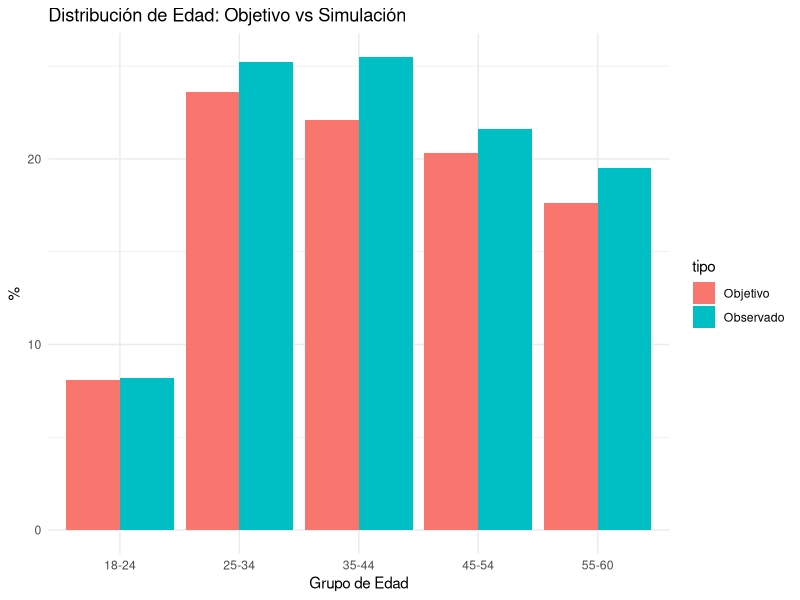
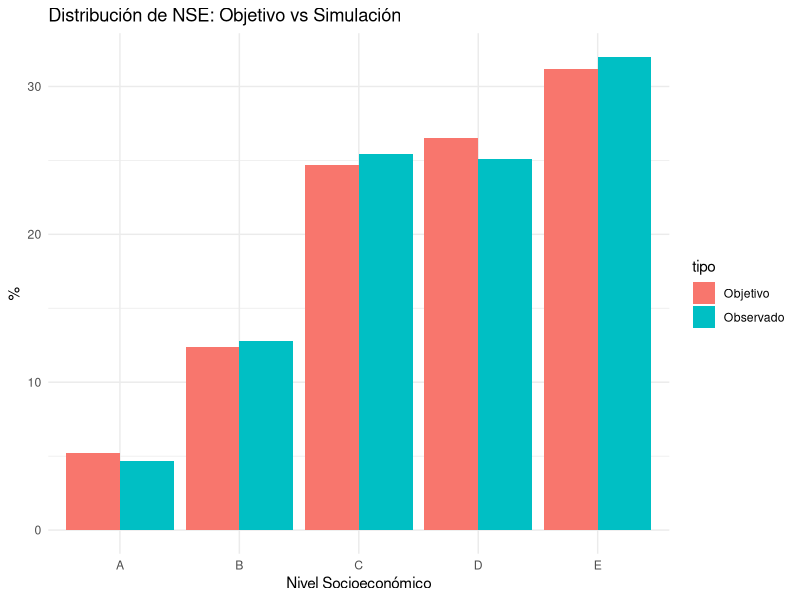

R code for these plots, in order:
## ---- chunk 1
install.packages("dplyr")
install.packages("ggplot2")
## ---- chunk 2

library(dplyr)
library(ggplot2)
## ---- chunk 3
set.seed(123)
n <- 1000
## ---- chunk 4

# Edad y sus proporciones 
grupos_edad <- list(
  "18-24" = 18:24,
  "25-34" = 25:34,
  "35-44" = 35:44,
  "45-54" = 45:54,
  "55-60" = 55:60
)

prop_edad <- c(
  "18-24" = 0.081,
  "25-34" = 0.236,
  "35-44" = 0.221,
  "45-54" = 0.203,
  "55-60" = 0.176
)

# Distribución NSE (según captura)
prop_nse <- c(
  "A" = 0.052,
  "B" = 0.124,
  "C" = 0.247,
  "D" = 0.265,
  "E" = 0.312
)
## ---- chunk 5

# Edad (asignando grupo según prop_edad y luego valor aleatorio dentro del rango)
grupo_asignado <- sample(names(grupos_edad), size=n, replace=TRUE, prob=prop_edad)
edad <- sapply(grupo_asignado, function(g) sample(grupos_edad[[g]], 1))

# Género (0=femenino, 1=masculino) – se asume 50/50
genero <- rbinom(n, size=1, prob=0.5)

# Nivel socioeconómico
nse <- sample(names(prop_nse), size=n, replace=TRUE, prob=prop_nse)

# Exposición a dieta (aleatorización 50/50)
dieta <- rbinom(n, size=1, prob=0.5)

# Actividad física (frecuencia cardiaca entre 70 y 150)
actividad <- sample(70:150, size=n, replace=TRUE)

# Pérdida de peso (rango -20 a +20)
peso <- runif(n, min=-20, max=20)

# Construcción de la base
base_datos <- data.frame(
  id = 1:n,
  edad,
  genero,
  nse,
  dieta,
  actividad,
  peso
)

# Ver las primeras filas
head(base_datos)
## ---- chunk 6
# Edad observada vs objetivo
obs_edad <- prop.table(table(grupo_asignado)) * 100
target_edad <- prop_edad * 100
data.frame(Grupo = names(prop_edad),
           Objetivo = round(target_edad,1),
           Observado = round(as.numeric(obs_edad),1))

# NSE observada vs objetivo
obs_nse <- prop.table(table(nse)) * 100
target_nse <- prop_nse * 100
data.frame(NSE = names(prop_nse),
           Objetivo = round(target_nse,1),
           Observado = round(as.numeric(obs_nse),1))
## ---- chunk 7
# Edad
df_plot_edad <- data.frame(
  grupo = rep(names(prop_edad), 2),
  tipo = rep(c("Objetivo", "Observado"), each = length(prop_edad)),
  pct = c(target_edad, as.numeric(obs_edad))
)

ggplot(df_plot_edad, aes(x = grupo, y = pct, fill = tipo)) +
  geom_col(position = "dodge") +
  labs(title="Distribución de Edad: Objetivo vs Simulación",
       x="Grupo de Edad", y="%") +
  theme_minimal()

# NSE
df_plot_nse <- data.frame(
  grupo = rep(names(prop_nse), 2),
  tipo = rep(c("Objetivo", "Observado"), each = length(prop_nse)),
  pct = c(target_nse, as.numeric(obs_nse))
)

ggplot(df_plot_nse, aes(x = grupo, y = pct, fill = tipo)) +
  geom_col(position = "dodge") +
  labs(title="Distribución de NSE: Objetivo vs Simulación",
       x="Nivel Socioeconómico", y="%") +
  theme_minimal()
